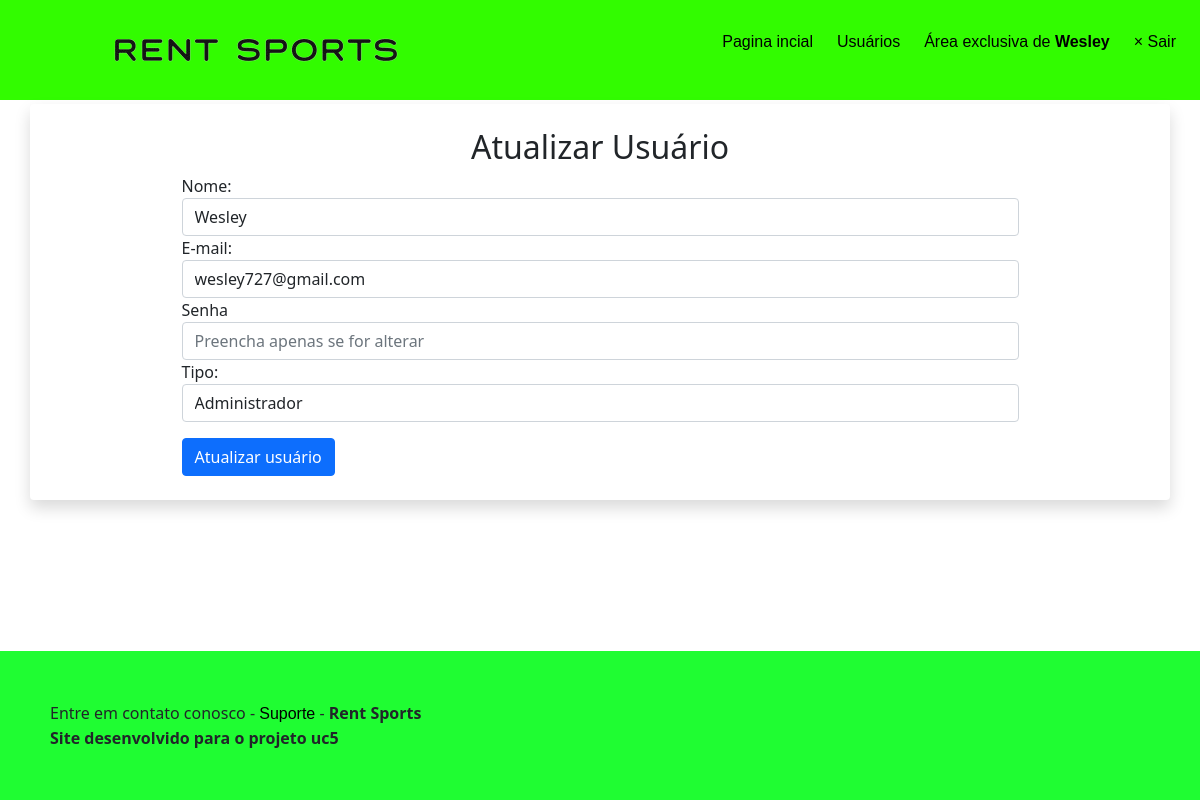
Screenshot of /admin/usuario-atualiza.php?id=15 (signed in) with the database file from the repository.
### tables this page shows
CREATE TABLE `usuarios` (
  `id` smallint(6) NOT NULL,
  `nome` varchar(45) NOT NULL,
  `email` varchar(40) NOT NULL,
  `senha` varchar(255) NOT NULL,
  `tipo` enum('admin','editor') NOT NULL
);

### includes/funcoes-usuarios.php (called while the page is built, shortened)
<?php
function lerUmUsuario(mysqli $conexao, int $id):array{
    $sql = "SELECT id, nome, email, tipo, senha FROM usuarios
    WHERE id = $id";
    $resultado = mysqli_query($conexao, $sql) or die(mysqli_error($conexao));
    return mysqli_fetch_assoc($resultado);
}

### admin/usuario-atualiza.php (the view, shortened to what this page needs)
<?php
require "../includes/cabecalho-admin.php";
require "../includes/funcoes-usuarios.php";
$id = filter_input(INPUT_GET, 'id', FILTER_SANITIZE_NUMBER_INT);
$usuario = lerUmUsuario($conexao, $id);
?>
<div class="row">
  <article class="col-12 bg-white rounded shadow my-1 py-4">
    <h2 class="text-center">Atualizar Usuário</h2>
    <form class="mx-auto w-75" action="" method="post" id="form-atualizar" name="form-atualizar">
      <div class="form-group">
        <label for="nome">Nome:</label>
        <input value="<?=$usuario['nome']?>" class="form-control" required type="text" id="nome" name="nome">
      </div>
      <div class="form-group">
        <label for="email">E-mail:</label>
        <input value="<?=$usuario['email']?>" class="form-control" required type="email" id="email" name="email">
      </div>
      <div class="form-group">
        <label for="nova-senha">Senha</label>
        <input class="form-control" type="password" id="senha" name="senha" placeholder="Preencha apenas se for alterar">
      </div>
      <div class="form-group">
        <label for="tipo">Tipo:</label>
        <select class="form-control" name="tipo" id="tipo" required>
          <option	<?php if($usuario['tipo'] == 'admin') echo " selected "?> value="admin">Administrador</option>
        </select>
      </div>
      <button class="btn btn-primary mt-3" name="atualizar">Atualizar usuário</button>
    </form>
  </article>
</div>
<?php
require "../includes/rodape.php";
?>

### css/projeto.css (style rules this page uses)
* { box-sizing: border-box; margin: 0; padding: 0%; }
h2 { text-align: center; }
body { display: flex; min-height: 100vh; flex-direction: column; background-attachment: fixed; }
select { border: 2px solid #32fc00; }

### rows the page displays
usuarios: nome "Wesley", email "wesley727@gmail.com", tipo "Administrador"

### other values shown
$_SESSION['nome'] "Wesley"
